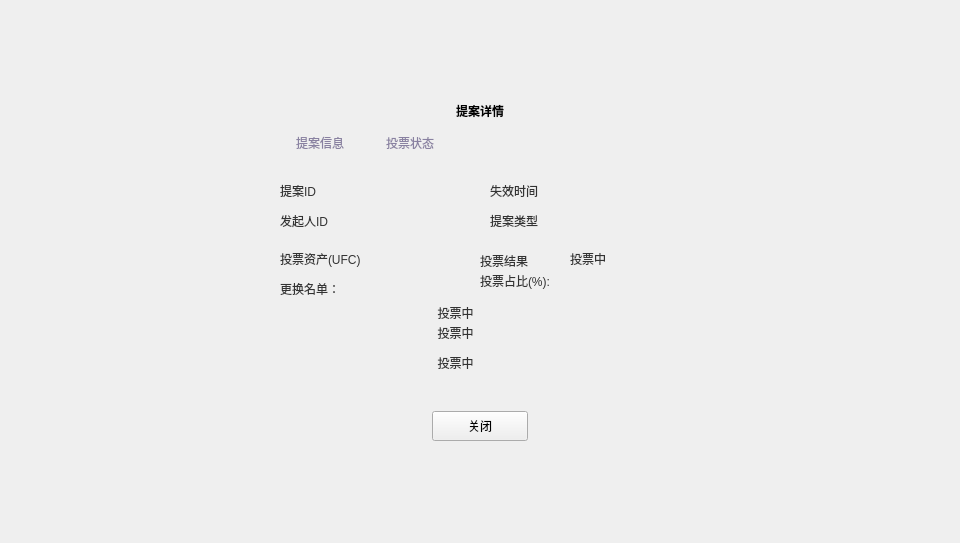
<?xml version="1.0" encoding="UTF-8"?>
<ui version="4.0">
 <class>ProposalDetailDialog</class>
 <widget class="QDialog" name="ProposalDetailDialog">
  <property name="geometry">
   <rect>
    <x>0</x>
    <y>0</y>
    <width>960</width>
    <height>543</height>
   </rect>
  </property>
  <property name="windowTitle">
   <string>Dialog</string>
  </property>
  <widget class="QWidget" name="widget" native="true">
   <property name="geometry">
    <rect>
     <x>0</x>
     <y>0</y>
     <width>960</width>
     <height>543</height>
    </rect>
   </property>
   <property name="font">
    <font>
     <family>Microsoft YaHei UI Light</family>
     <weight>75</weight>
     <bold>true</bold>
    </font>
   </property>
   <widget class="QWidget" name="containerWidget" native="true">
    <property name="geometry">
     <rect>
      <x>250</x>
      <y>81</y>
      <width>460</width>
      <height>380</height>
     </rect>
    </property>
    <property name="font">
     <font>
      <family>微软雅黑</family>
      <weight>50</weight>
      <bold>false</bold>
     </font>
    </property>
    <property name="styleSheet">
     <string notr="true"/>
    </property>
    <widget class="QToolButton" name="closeBtn">
     <property name="geometry">
      <rect>
       <x>182</x>
       <y>330</y>
       <width>96</width>
       <height>30</height>
      </rect>
     </property>
     <property name="font">
      <font>
       <family>Microsoft YaHei UI Light</family>
       <weight>50</weight>
       <bold>false</bold>
      </font>
     </property>
     <property name="cursor">
      <cursorShape>PointingHandCursor</cursorShape>
     </property>
     <property name="styleSheet">
      <string notr="true"/>
     </property>
     <property name="text">
      <string>关闭</string>
     </property>
    </widget>
    <widget class="QLabel" name="label">
     <property name="geometry">
      <rect>
       <x>130</x>
       <y>20</y>
       <width>200</width>
       <height>20</height>
      </rect>
     </property>
     <property name="font">
      <font>
       <weight>75</weight>
       <bold>true</bold>
      </font>
     </property>
     <property name="text">
      <string>提案详情</string>
     </property>
     <property name="alignment">
      <set>Qt::AlignCenter</set>
     </property>
    </widget>
    <widget class="QToolButton" name="infoBtn">
     <property name="geometry">
      <rect>
       <x>30</x>
       <y>50</y>
       <width>80</width>
       <height>24</height>
      </rect>
     </property>
     <property name="cursor">
      <cursorShape>PointingHandCursor</cursorShape>
     </property>
     <property name="styleSheet">
      <string notr="true">QToolButton{font:10px &quot;微软雅黑&quot;;background:transparent;border:none;color: rgb(137,129,161);} 
QToolButton::checked{color:rgb(84,61,137);border-bottom:2px solid rgb(84,61,137);}</string>
     </property>
     <property name="text">
      <string>提案信息</string>
     </property>
    </widget>
    <widget class="QToolButton" name="voteStateBtn">
     <property name="geometry">
      <rect>
       <x>120</x>
       <y>50</y>
       <width>80</width>
       <height>24</height>
      </rect>
     </property>
     <property name="cursor">
      <cursorShape>PointingHandCursor</cursorShape>
     </property>
     <property name="styleSheet">
      <string notr="true">QToolButton{font:10px &quot;微软雅黑&quot;;background:transparent;border:none;color: rgb(137,129,161);} 
QToolButton::checked{color:rgb(84,61,137);border-bottom:2px solid rgb(84,61,137);}</string>
     </property>
     <property name="text">
      <string>投票状态</string>
     </property>
    </widget>
    <widget class="QStackedWidget" name="stackedWidget">
     <property name="geometry">
      <rect>
       <x>0</x>
       <y>90</y>
       <width>460</width>
       <height>220</height>
      </rect>
     </property>
     <property name="styleSheet">
      <string notr="true"/>
     </property>
     <property name="currentIndex">
      <number>0</number>
     </property>
     <widget class="QWidget" name="page">
      <property name="styleSheet">
       <string notr="true">QLabel{font:  12px &quot;微软雅黑&quot;;color: rgb(51, 51, 51);}

</string>
      </property>
      <widget class="QLabel" name="label_2">
       <property name="geometry">
        <rect>
         <x>30</x>
         <y>10</y>
         <width>80</width>
         <height>20</height>
        </rect>
       </property>
       <property name="text">
        <string>提案ID</string>
       </property>
      </widget>
      <widget class="QLabel" name="proposalIdLabel">
       <property name="geometry">
        <rect>
         <x>110</x>
         <y>10</y>
         <width>120</width>
         <height>20</height>
        </rect>
       </property>
       <property name="text">
        <string/>
       </property>
       <property name="textInteractionFlags">
        <set>Qt::LinksAccessibleByMouse|Qt::TextSelectableByMouse</set>
       </property>
      </widget>
      <widget class="QLabel" name="label_6">
       <property name="geometry">
        <rect>
         <x>30</x>
         <y>40</y>
         <width>80</width>
         <height>20</height>
        </rect>
       </property>
       <property name="text">
        <string>发起人ID</string>
       </property>
      </widget>
      <widget class="QLabel" name="expirationTimeLabel">
       <property name="geometry">
        <rect>
         <x>320</x>
         <y>10</y>
         <width>140</width>
         <height>20</height>
        </rect>
       </property>
       <property name="text">
        <string/>
       </property>
       <property name="textInteractionFlags">
        <set>Qt::LinksAccessibleByMouse|Qt::TextSelectableByMouse</set>
       </property>
      </widget>
      <widget class="QLabel" name="label_8">
       <property name="geometry">
        <rect>
         <x>240</x>
         <y>10</y>
         <width>80</width>
         <height>20</height>
        </rect>
       </property>
       <property name="text">
        <string>失效时间</string>
       </property>
      </widget>
      <widget class="QLabel" name="proposerIdLabel">
       <property name="geometry">
        <rect>
         <x>110</x>
         <y>40</y>
         <width>120</width>
         <height>20</height>
        </rect>
       </property>
       <property name="text">
        <string/>
       </property>
       <property name="textInteractionFlags">
        <set>Qt::LinksAccessibleByMouse|Qt::TextSelectableByMouse</set>
       </property>
      </widget>
      <widget class="QLabel" name="label_9">
       <property name="geometry">
        <rect>
         <x>240</x>
         <y>40</y>
         <width>80</width>
         <height>20</height>
        </rect>
       </property>
       <property name="text">
        <string>提案类型</string>
       </property>
      </widget>
      <widget class="QLabel" name="typeLabel">
       <property name="geometry">
        <rect>
         <x>320</x>
         <y>30</y>
         <width>140</width>
         <height>40</height>
        </rect>
       </property>
       <property name="styleSheet">
        <string notr="true"/>
       </property>
       <property name="text">
        <string/>
       </property>
       <property name="wordWrap">
        <bool>true</bool>
       </property>
       <property name="textInteractionFlags">
        <set>Qt::LinksAccessibleByMouse|Qt::TextSelectableByMouse</set>
       </property>
      </widget>
      <widget class="QStackedWidget" name="typeStackedWidget">
       <property name="geometry">
        <rect>
         <x>0</x>
         <y>70</y>
         <width>460</width>
         <height>150</height>
        </rect>
       </property>
       <property name="currentIndex">
        <number>11</number>
       </property>
       <widget class="QWidget" name="hotColdTransferPage">
        <widget class="QLabel" name="label_3">
         <property name="geometry">
          <rect>
           <x>30</x>
           <y>20</y>
           <width>80</width>
           <height>20</height>
          </rect>
         </property>
         <property name="text">
          <string>资产类型</string>
         </property>
        </widget>
        <widget class="QLabel" name="label_4">
         <property name="geometry">
          <rect>
           <x>30</x>
           <y>50</y>
           <width>80</width>
           <height>20</height>
          </rect>
         </property>
         <property name="text">
          <string>发送方</string>
         </property>
        </widget>
        <widget class="QLabel" name="label_5">
         <property name="geometry">
          <rect>
           <x>30</x>
           <y>80</y>
           <width>80</width>
           <height>20</height>
          </rect>
         </property>
         <property name="text">
          <string>接收方</string>
         </property>
        </widget>
        <widget class="QLabel" name="assetLabel_hotCold">
         <property name="geometry">
          <rect>
           <x>110</x>
           <y>20</y>
           <width>120</width>
           <height>20</height>
          </rect>
         </property>
         <property name="text">
          <string/>
         </property>
         <property name="textInteractionFlags">
          <set>Qt::LinksAccessibleByMouse|Qt::TextSelectableByMouse</set>
         </property>
        </widget>
        <widget class="QLabel" name="sendLabel_hotCold">
         <property name="geometry">
          <rect>
           <x>110</x>
           <y>50</y>
           <width>300</width>
           <height>20</height>
          </rect>
         </property>
         <property name="text">
          <string/>
         </property>
         <property name="textInteractionFlags">
          <set>Qt::LinksAccessibleByMouse|Qt::TextSelectableByMouse</set>
         </property>
        </widget>
        <widget class="QLabel" name="receiveLabel_hotCold">
         <property name="geometry">
          <rect>
           <x>110</x>
           <y>80</y>
           <width>300</width>
           <height>20</height>
          </rect>
         </property>
         <property name="text">
          <string/>
         </property>
         <property name="textInteractionFlags">
          <set>Qt::LinksAccessibleByMouse|Qt::TextSelectableByMouse</set>
         </property>
        </widget>
        <widget class="QLabel" name="amountLabel_hotCold">
         <property name="geometry">
          <rect>
           <x>320</x>
           <y>20</y>
           <width>120</width>
           <height>20</height>
          </rect>
         </property>
         <property name="text">
          <string/>
         </property>
         <property name="textInteractionFlags">
          <set>Qt::LinksAccessibleByMouse|Qt::TextSelectableByMouse</set>
         </property>
        </widget>
        <widget class="QLabel" name="label_10">
         <property name="geometry">
          <rect>
           <x>240</x>
           <y>20</y>
           <width>80</width>
           <height>20</height>
          </rect>
         </property>
         <property name="text">
          <string>发送数量</string>
         </property>
        </widget>
        <widget class="QLabel" name="label_7">
         <property name="geometry">
          <rect>
           <x>30</x>
           <y>110</y>
           <width>80</width>
           <height>20</height>
          </rect>
         </property>
         <property name="text">
          <string>备注</string>
         </property>
        </widget>
        <widget class="QLabel" name="memoLabel_hotCold">
         <property name="geometry">
          <rect>
           <x>110</x>
           <y>110</y>
           <width>300</width>
           <height>20</height>
          </rect>
         </property>
         <property name="text">
          <string/>
         </property>
         <property name="textInteractionFlags">
          <set>Qt::LinksAccessibleByMouse|Qt::TextSelectableByMouse</set>
         </property>
        </widget>
       </widget>
       <widget class="QWidget" name="updateMultisigPage">
        <widget class="QLabel" name="label_11">
         <property name="geometry">
          <rect>
           <x>30</x>
           <y>20</y>
           <width>80</width>
           <height>20</height>
          </rect>
         </property>
         <property name="text">
          <string>资产类型</string>
         </property>
        </widget>
        <widget class="QLabel" name="assetLabel_updateMS">
         <property name="geometry">
          <rect>
           <x>120</x>
           <y>20</y>
           <width>120</width>
           <height>20</height>
          </rect>
         </property>
         <property name="text">
          <string/>
         </property>
         <property name="textInteractionFlags">
          <set>Qt::LinksAccessibleByMouse|Qt::TextSelectableByMouse</set>
         </property>
        </widget>
        <widget class="QLabel" name="coldAddressLabel_updateMS">
         <property name="geometry">
          <rect>
           <x>120</x>
           <y>50</y>
           <width>300</width>
           <height>20</height>
          </rect>
         </property>
         <property name="text">
          <string/>
         </property>
         <property name="textInteractionFlags">
          <set>Qt::LinksAccessibleByMouse|Qt::TextSelectableByMouse</set>
         </property>
        </widget>
        <widget class="QLabel" name="label_12">
         <property name="geometry">
          <rect>
           <x>30</x>
           <y>50</y>
           <width>80</width>
           <height>20</height>
          </rect>
         </property>
         <property name="text">
          <string>冷钱包地址</string>
         </property>
        </widget>
        <widget class="QLabel" name="label_13">
         <property name="geometry">
          <rect>
           <x>30</x>
           <y>80</y>
           <width>80</width>
           <height>20</height>
          </rect>
         </property>
         <property name="text">
          <string>热钱包地址</string>
         </property>
        </widget>
        <widget class="QLabel" name="hotAddressLabel_updateMS">
         <property name="geometry">
          <rect>
           <x>120</x>
           <y>80</y>
           <width>300</width>
           <height>20</height>
          </rect>
         </property>
         <property name="text">
          <string/>
         </property>
         <property name="textInteractionFlags">
          <set>Qt::LinksAccessibleByMouse|Qt::TextSelectableByMouse</set>
         </property>
        </widget>
       </widget>
       <widget class="QWidget" name="setPublisherPage">
        <widget class="QLabel" name="label_14">
         <property name="geometry">
          <rect>
           <x>30</x>
           <y>50</y>
           <width>80</width>
           <height>20</height>
          </rect>
         </property>
         <property name="text">
          <string>喂价者</string>
         </property>
        </widget>
        <widget class="QLabel" name="assetLabel_publisher">
         <property name="geometry">
          <rect>
           <x>120</x>
           <y>20</y>
           <width>120</width>
           <height>20</height>
          </rect>
         </property>
         <property name="text">
          <string/>
         </property>
         <property name="textInteractionFlags">
          <set>Qt::LinksAccessibleByMouse|Qt::TextSelectableByMouse</set>
         </property>
        </widget>
        <widget class="QLabel" name="publisherLabel_publisher">
         <property name="geometry">
          <rect>
           <x>120</x>
           <y>50</y>
           <width>300</width>
           <height>20</height>
          </rect>
         </property>
         <property name="text">
          <string/>
         </property>
         <property name="textInteractionFlags">
          <set>Qt::LinksAccessibleByMouse|Qt::TextSelectableByMouse</set>
         </property>
        </widget>
        <widget class="QLabel" name="label_15">
         <property name="geometry">
          <rect>
           <x>30</x>
           <y>20</y>
           <width>80</width>
           <height>20</height>
          </rect>
         </property>
         <property name="text">
          <string>资产类型</string>
         </property>
        </widget>
       </widget>
       <widget class="QWidget" name="cancelColdHotPage">
        <widget class="QLabel" name="coldHotTrxIdLabel">
         <property name="geometry">
          <rect>
           <x>30</x>
           <y>40</y>
           <width>300</width>
           <height>20</height>
          </rect>
         </property>
         <property name="text">
          <string/>
         </property>
         <property name="textInteractionFlags">
          <set>Qt::LinksAccessibleByMouse|Qt::TextSelectableByMouse</set>
         </property>
        </widget>
        <widget class="QLabel" name="label_16">
         <property name="geometry">
          <rect>
           <x>30</x>
           <y>20</y>
           <width>200</width>
           <height>20</height>
          </rect>
         </property>
         <property name="text">
          <string>冷热钱包转账交易ID</string>
         </property>
        </widget>
       </widget>
       <widget class="QWidget" name="cancelWithdrawPage">
        <widget class="QLabel" name="withdrawTrxIdLabel">
         <property name="geometry">
          <rect>
           <x>30</x>
           <y>40</y>
           <width>300</width>
           <height>20</height>
          </rect>
         </property>
         <property name="text">
          <string/>
         </property>
         <property name="textInteractionFlags">
          <set>Qt::LinksAccessibleByMouse|Qt::TextSelectableByMouse</set>
         </property>
        </widget>
        <widget class="QLabel" name="label_17">
         <property name="geometry">
          <rect>
           <x>30</x>
           <y>20</y>
           <width>200</width>
           <height>20</height>
          </rect>
         </property>
         <property name="text">
          <string>提现交易ID</string>
         </property>
        </widget>
       </widget>
       <widget class="QWidget" name="createGuardPage">
        <widget class="QLabel" name="newGuardLabel">
         <property name="geometry">
          <rect>
           <x>30</x>
           <y>40</y>
           <width>200</width>
           <height>20</height>
          </rect>
         </property>
         <property name="text">
          <string/>
         </property>
         <property name="textInteractionFlags">
          <set>Qt::LinksAccessibleByMouse|Qt::TextSelectableByMouse</set>
         </property>
        </widget>
        <widget class="QLabel" name="label_19">
         <property name="geometry">
          <rect>
           <x>30</x>
           <y>20</y>
           <width>300</width>
           <height>20</height>
          </rect>
         </property>
         <property name="text">
          <string>新director的账户ID</string>
         </property>
        </widget>
       </widget>
       <widget class="QWidget" name="resignGuardPage">
        <widget class="QLabel" name="resignGuardLabel">
         <property name="geometry">
          <rect>
           <x>30</x>
           <y>40</y>
           <width>200</width>
           <height>20</height>
          </rect>
         </property>
         <property name="text">
          <string/>
         </property>
         <property name="textInteractionFlags">
          <set>Qt::LinksAccessibleByMouse|Qt::TextSelectableByMouse</set>
         </property>
        </widget>
        <widget class="QLabel" name="label_20">
         <property name="geometry">
          <rect>
           <x>30</x>
           <y>20</y>
           <width>300</width>
           <height>20</height>
          </rect>
         </property>
         <property name="text">
          <string>辞职director的账户ID</string>
         </property>
        </widget>
       </widget>
       <widget class="QWidget" name="contractTransferFeePage">
        <widget class="QLabel" name="contractTransferFeeLabel">
         <property name="geometry">
          <rect>
           <x>30</x>
           <y>50</y>
           <width>150</width>
           <height>20</height>
          </rect>
         </property>
         <property name="text">
          <string/>
         </property>
         <property name="textInteractionFlags">
          <set>Qt::LinksAccessibleByMouse|Qt::TextSelectableByMouse</set>
         </property>
        </widget>
        <widget class="QLabel" name="label_18">
         <property name="geometry">
          <rect>
           <x>30</x>
           <y>20</y>
           <width>150</width>
           <height>20</height>
          </rect>
         </property>
         <property name="text">
          <string>合约转账费用</string>
         </property>
        </widget>
       </widget>
       <widget class="QWidget" name="setSenatorFormalPage">
        <widget class="QLabel" name="label_change1_2">
         <property name="geometry">
          <rect>
           <x>80</x>
           <y>50</y>
           <width>251</width>
           <height>16</height>
          </rect>
         </property>
         <property name="text">
          <string>投票中</string>
         </property>
         <property name="alignment">
          <set>Qt::AlignCenter</set>
         </property>
        </widget>
        <widget class="QLabel" name="label_change2_2">
         <property name="geometry">
          <rect>
           <x>80</x>
           <y>70</y>
           <width>251</width>
           <height>16</height>
          </rect>
         </property>
         <property name="text">
          <string>投票中</string>
         </property>
         <property name="alignment">
          <set>Qt::AlignCenter</set>
         </property>
        </widget>
        <widget class="QLabel" name="label_change3_2">
         <property name="geometry">
          <rect>
           <x>80</x>
           <y>100</y>
           <width>251</width>
           <height>16</height>
          </rect>
         </property>
         <property name="text">
          <string>投票中</string>
         </property>
         <property name="alignment">
          <set>Qt::AlignCenter</set>
         </property>
        </widget>
        <widget class="QLabel" name="label_30">
         <property name="geometry">
          <rect>
           <x>30</x>
           <y>26</y>
           <width>121</width>
           <height>16</height>
          </rect>
         </property>
         <property name="text">
          <string>更换名单：</string>
         </property>
        </widget>
       </widget>
       <widget class="QWidget" name="crosschainFeePage">
        <widget class="QLabel" name="label_23">
         <property name="geometry">
          <rect>
           <x>30</x>
           <y>50</y>
           <width>80</width>
           <height>20</height>
          </rect>
         </property>
         <property name="text">
          <string>跨链费用</string>
         </property>
        </widget>
        <widget class="QLabel" name="crosschainFeeLabel">
         <property name="geometry">
          <rect>
           <x>120</x>
           <y>50</y>
           <width>300</width>
           <height>20</height>
          </rect>
         </property>
         <property name="text">
          <string/>
         </property>
         <property name="textInteractionFlags">
          <set>Qt::LinksAccessibleByMouse|Qt::TextSelectableByMouse</set>
         </property>
        </widget>
        <widget class="QLabel" name="label_24">
         <property name="geometry">
          <rect>
           <x>30</x>
           <y>20</y>
           <width>80</width>
           <height>20</height>
          </rect>
         </property>
         <property name="text">
          <string>币种</string>
         </property>
        </widget>
        <widget class="QLabel" name="coinTypeLabel">
         <property name="geometry">
          <rect>
           <x>120</x>
           <y>20</y>
           <width>300</width>
           <height>20</height>
          </rect>
         </property>
         <property name="text">
          <string/>
         </property>
         <property name="textInteractionFlags">
          <set>Qt::LinksAccessibleByMouse|Qt::TextSelectableByMouse</set>
         </property>
        </widget>
       </widget>
       <widget class="QWidget" name="senatorLockBalancePage">
        <widget class="QTableWidget" name="senatorLockBalanceTableWidget">
         <property name="geometry">
          <rect>
           <x>30</x>
           <y>20</y>
           <width>400</width>
           <height>130</height>
          </rect>
         </property>
         <property name="cursor" stdset="0">
          <cursorShape>PointingHandCursor</cursorShape>
         </property>
         <property name="layoutDirection">
          <enum>Qt::LeftToRight</enum>
         </property>
         <property name="styleSheet">
          <string notr="true"/>
         </property>
         <property name="frameShape">
          <enum>QFrame::Box</enum>
         </property>
         <property name="frameShadow">
          <enum>QFrame::Plain</enum>
         </property>
         <property name="verticalScrollBarPolicy">
          <enum>Qt::ScrollBarAsNeeded</enum>
         </property>
         <property name="horizontalScrollBarPolicy">
          <enum>Qt::ScrollBarAlwaysOff</enum>
         </property>
         <property name="autoScroll">
          <bool>true</bool>
         </property>
         <property name="editTriggers">
          <set>QAbstractItemView::NoEditTriggers</set>
         </property>
         <property name="selectionMode">
          <enum>QAbstractItemView::NoSelection</enum>
         </property>
         <property name="iconSize">
          <size>
           <width>19</width>
           <height>12</height>
          </size>
         </property>
         <property name="showGrid">
          <bool>true</bool>
         </property>
         <property name="gridStyle">
          <enum>Qt::SolidLine</enum>
         </property>
         <attribute name="horizontalHeaderVisible">
          <bool>false</bool>
         </attribute>
         <attribute name="horizontalHeaderCascadingSectionResizes">
          <bool>false</bool>
         </attribute>
         <attribute name="horizontalHeaderHighlightSections">
          <bool>false</bool>
         </attribute>
         <attribute name="verticalHeaderVisible">
          <bool>false</bool>
         </attribute>
         <attribute name="verticalHeaderHighlightSections">
          <bool>false</bool>
         </attribute>
         <column>
          <property name="text">
           <string>保证金币种</string>
          </property>
          <property name="font">
           <font>
            <family>微软雅黑</family>
           </font>
          </property>
          <property name="textAlignment">
           <set>AlignCenter</set>
          </property>
         </column>
         <column>
          <property name="text">
           <string>保证金金额</string>
          </property>
          <property name="font">
           <font>
            <family>微软雅黑</family>
           </font>
          </property>
          <property name="textAlignment">
           <set>AlignCenter</set>
          </property>
         </column>
        </widget>
       </widget>
       <widget class="QWidget" name="citizenChangeSenatorPage">
        <widget class="QLabel" name="label_25">
         <property name="geometry">
          <rect>
           <x>30</x>
           <y>10</y>
           <width>81</width>
           <height>16</height>
          </rect>
         </property>
         <property name="text">
          <string>投票资产(UFC)</string>
         </property>
        </widget>
        <widget class="QLabel" name="label_fee">
         <property name="geometry">
          <rect>
           <x>114</x>
           <y>10</y>
           <width>71</width>
           <height>16</height>
          </rect>
         </property>
         <property name="text">
          <string/>
         </property>
        </widget>
        <widget class="QLabel" name="label_27">
         <property name="geometry">
          <rect>
           <x>230</x>
           <y>10</y>
           <width>81</width>
           <height>20</height>
          </rect>
         </property>
         <property name="text">
          <string>投票结果</string>
         </property>
        </widget>
        <widget class="QLabel" name="label_votestate">
         <property name="geometry">
          <rect>
           <x>320</x>
           <y>10</y>
           <width>81</width>
           <height>16</height>
          </rect>
         </property>
         <property name="text">
          <string>投票中</string>
         </property>
        </widget>
        <widget class="QLabel" name="label_change1">
         <property name="geometry">
          <rect>
           <x>80</x>
           <y>64</y>
           <width>251</width>
           <height>16</height>
          </rect>
         </property>
         <property name="text">
          <string>投票中</string>
         </property>
         <property name="alignment">
          <set>Qt::AlignCenter</set>
         </property>
        </widget>
        <widget class="QLabel" name="label_change2">
         <property name="geometry">
          <rect>
           <x>80</x>
           <y>84</y>
           <width>251</width>
           <height>16</height>
          </rect>
         </property>
         <property name="text">
          <string>投票中</string>
         </property>
         <property name="alignment">
          <set>Qt::AlignCenter</set>
         </property>
        </widget>
        <widget class="QLabel" name="label_change3">
         <property name="geometry">
          <rect>
           <x>80</x>
           <y>114</y>
           <width>251</width>
           <height>16</height>
          </rect>
         </property>
         <property name="text">
          <string>投票中</string>
         </property>
         <property name="alignment">
          <set>Qt::AlignCenter</set>
         </property>
        </widget>
        <widget class="QLabel" name="label_26">
         <property name="geometry">
          <rect>
           <x>30</x>
           <y>40</y>
           <width>121</width>
           <height>16</height>
          </rect>
         </property>
         <property name="text">
          <string>更换名单：</string>
         </property>
        </widget>
        <widget class="QLabel" name="label_weight">
         <property name="geometry">
          <rect>
           <x>320</x>
           <y>30</y>
           <width>121</width>
           <height>20</height>
          </rect>
         </property>
         <property name="text">
          <string/>
         </property>
         <property name="alignment">
          <set>Qt::AlignLeading|Qt::AlignLeft|Qt::AlignVCenter</set>
         </property>
        </widget>
        <widget class="QLabel" name="label_weight_2">
         <property name="geometry">
          <rect>
           <x>230</x>
           <y>30</y>
           <width>81</width>
           <height>20</height>
          </rect>
         </property>
         <property name="text">
          <string>投票占比(%):</string>
         </property>
         <property name="alignment">
          <set>Qt::AlignLeading|Qt::AlignLeft|Qt::AlignVCenter</set>
         </property>
        </widget>
       </widget>
       <widget class="QWidget" name="changeETHGasPage">
        <widget class="QLabel" name="gasPriceLabel">
         <property name="geometry">
          <rect>
           <x>120</x>
           <y>40</y>
           <width>300</width>
           <height>20</height>
          </rect>
         </property>
         <property name="text">
          <string/>
         </property>
         <property name="textInteractionFlags">
          <set>Qt::LinksAccessibleByMouse|Qt::TextSelectableByMouse</set>
         </property>
        </widget>
        <widget class="QLabel" name="label_28">
         <property name="geometry">
          <rect>
           <x>30</x>
           <y>40</y>
           <width>80</width>
           <height>20</height>
          </rect>
         </property>
         <property name="text">
          <string>Gas价格</string>
         </property>
        </widget>
        <widget class="QLabel" name="coinTypeLabel2">
         <property name="geometry">
          <rect>
           <x>120</x>
           <y>10</y>
           <width>300</width>
           <height>20</height>
          </rect>
         </property>
         <property name="text">
          <string/>
         </property>
         <property name="textInteractionFlags">
          <set>Qt::LinksAccessibleByMouse|Qt::TextSelectableByMouse</set>
         </property>
        </widget>
        <widget class="QLabel" name="label_29">
         <property name="geometry">
          <rect>
           <x>30</x>
           <y>10</y>
           <width>80</width>
           <height>20</height>
          </rect>
         </property>
         <property name="text">
          <string>币种</string>
         </property>
        </widget>
       </widget>
       <widget class="QWidget" name="unknownPage">
        <widget class="QLabel" name="unknownLabel">
         <property name="geometry">
          <rect>
           <x>100</x>
           <y>40</y>
           <width>260</width>
           <height>41</height>
          </rect>
         </property>
         <property name="styleSheet">
          <string notr="true">QLabel{font:11px &quot;微软雅黑&quot;;color:rgb(137,129,161);}</string>
         </property>
         <property name="text">
          <string>未知的提案类型</string>
         </property>
         <property name="alignment">
          <set>Qt::AlignCenter</set>
         </property>
         <property name="wordWrap">
          <bool>true</bool>
         </property>
        </widget>
       </widget>
      </widget>
     </widget>
     <widget class="QWidget" name="page_2">
      <widget class="QTableWidget" name="voteStateTableWidget">
       <property name="geometry">
        <rect>
         <x>30</x>
         <y>10</y>
         <width>400</width>
         <height>190</height>
        </rect>
       </property>
       <property name="cursor" stdset="0">
        <cursorShape>PointingHandCursor</cursorShape>
       </property>
       <property name="layoutDirection">
        <enum>Qt::LeftToRight</enum>
       </property>
       <property name="styleSheet">
        <string notr="true"/>
       </property>
       <property name="frameShape">
        <enum>QFrame::Box</enum>
       </property>
       <property name="frameShadow">
        <enum>QFrame::Plain</enum>
       </property>
       <property name="verticalScrollBarPolicy">
        <enum>Qt::ScrollBarAsNeeded</enum>
       </property>
       <property name="horizontalScrollBarPolicy">
        <enum>Qt::ScrollBarAlwaysOff</enum>
       </property>
       <property name="autoScroll">
        <bool>true</bool>
       </property>
       <property name="editTriggers">
        <set>QAbstractItemView::NoEditTriggers</set>
       </property>
       <property name="selectionMode">
        <enum>QAbstractItemView::NoSelection</enum>
       </property>
       <property name="iconSize">
        <size>
         <width>19</width>
         <height>12</height>
        </size>
       </property>
       <property name="showGrid">
        <bool>true</bool>
       </property>
       <property name="gridStyle">
        <enum>Qt::SolidLine</enum>
       </property>
       <attribute name="horizontalHeaderVisible">
        <bool>false</bool>
       </attribute>
       <attribute name="horizontalHeaderCascadingSectionResizes">
        <bool>false</bool>
       </attribute>
       <attribute name="horizontalHeaderHighlightSections">
        <bool>false</bool>
       </attribute>
       <attribute name="verticalHeaderVisible">
        <bool>false</bool>
       </attribute>
       <attribute name="verticalHeaderHighlightSections">
        <bool>false</bool>
       </attribute>
       <column>
        <property name="text">
         <string>所需投票者</string>
        </property>
        <property name="font">
         <font>
          <family>微软雅黑</family>
         </font>
        </property>
        <property name="textAlignment">
         <set>AlignCenter</set>
        </property>
       </column>
       <column>
        <property name="text">
         <string>投票状态</string>
        </property>
        <property name="font">
         <font>
          <family>微软雅黑</family>
         </font>
        </property>
        <property name="textAlignment">
         <set>AlignCenter</set>
        </property>
       </column>
      </widget>
     </widget>
    </widget>
   </widget>
  </widget>
 </widget>
 <resources/>
 <connections/>
</ui>
